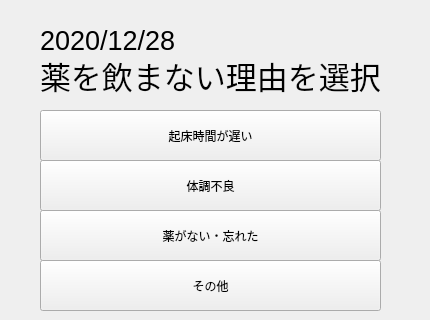
    <widget class="QWidget" name="page_13">
     <widget class="QLabel" name="label_date_4">
      <property name="geometry">
       <rect>
        <x>40</x>
        <y>10</y>
        <width>381</width>
        <height>61</height>
       </rect>
      </property>
      <property name="font">
       <font>
        <pointsize>20</pointsize>
       </font>
      </property>
      <property name="text">
       <string>2020/12/28</string>
      </property>
     </widget>
     <widget class="QLabel" name="label_18">
      <property name="geometry">
       <rect>
        <x>40</x>
        <y>40</y>
        <width>361</width>
        <height>71</height>
       </rect>
      </property>
      <property name="font">
       <font>
        <pointsize>23</pointsize>
       </font>
      </property>
      <property name="text">
       <string>薬を飲まない理由を選択</string>
      </property>
     </widget>
     <widget class="QPushButton" name="pushButton_3">
      <property name="geometry">
       <rect>
        <x>40</x>
        <y>110</y>
        <width>341</width>
        <height>51</height>
       </rect>
      </property>
      <property name="text">
       <string>起床時間が遅い</string>
      </property>
     </widget>
     <widget class="QPushButton" name="pushButton_4">
      <property name="geometry">
       <rect>
        <x>40</x>
        <y>160</y>
        <width>341</width>
        <height>51</height>
       </rect>
      </property>
      <property name="text">
       <string>体調不良</string>
      </property>
     </widget>
     <widget class="QPushButton" name="pushButton_5">
      <property name="geometry">
       <rect>
        <x>40</x>
        <y>210</y>
        <width>341</width>
        <height>51</height>
       </rect>
      </property>
      <property name="text">
       <string>薬がない・忘れた</string>
      </property>
     </widget>
     <widget class="QPushButton" name="pushButton_6">
      <property name="geometry">
       <rect>
        <x>40</x>
        <y>260</y>
        <width>341</width>
        <height>51</height>
       </rect>
      </property>
      <property name="text">
       <string>その他</string>
      </property>
     </widget>
    </widget>
